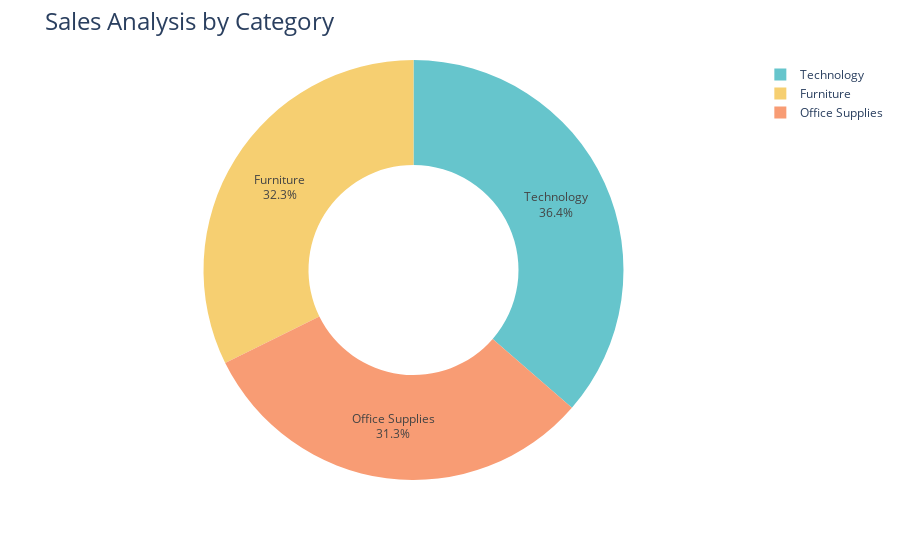

Notebook code cell kept with this figure:
### Code cell
fig= px.pie(sales_by_category,values='Sales',names='Category',hole=0.5,color_discrete_sequence=px.colors.qualitative.Pastel)
fig.update_traces(textposition='inside',textinfo='percent+label')
fig.update_layout(title_text='Sales Analysis by Category',title_font=dict(size=24))
fig.show()

### Figure 1 — Plotly figure (JSON) as saved in the notebook; plotly's stock layout.template omitted (floating-point values rounded to 4 significant figures)
{"data": [{"domain": {"x": [0, 1], "y": [0, 1]}, "hole": 0.5, "hovertemplate": "Category=%{label}<br>Sales=%{value}<extra></extra>", "labels": ["Furniture", "Office Supplies", "Technology"], "legendgroup": "", "name": "", "showlegend": true, "textinfo": "percent+label", "textposition": "inside", "type": "pie", "values": [742000.0, 719000.0, 836200.0]}], "layout": {"legend": {"tracegroupgap": 0}, "margin": {"t": 60}, "piecolorway": ["rgb(102, 197, 204)", "rgb(246, 207, 113)", "rgb(248, 156, 116)", "rgb(220, 176, 242)", "rgb(135, 197, 95)", "rgb(158, 185, 243)", "rgb(254, 136, 177)", "rgb(201, 219, 116)", "rgb(139, 224, 164)", "rgb(180, 151, 231)", "rgb(179, 179, 179)"], "title": {"font": {"size": 24}, "text": "Sales Analysis by Category"}}}
